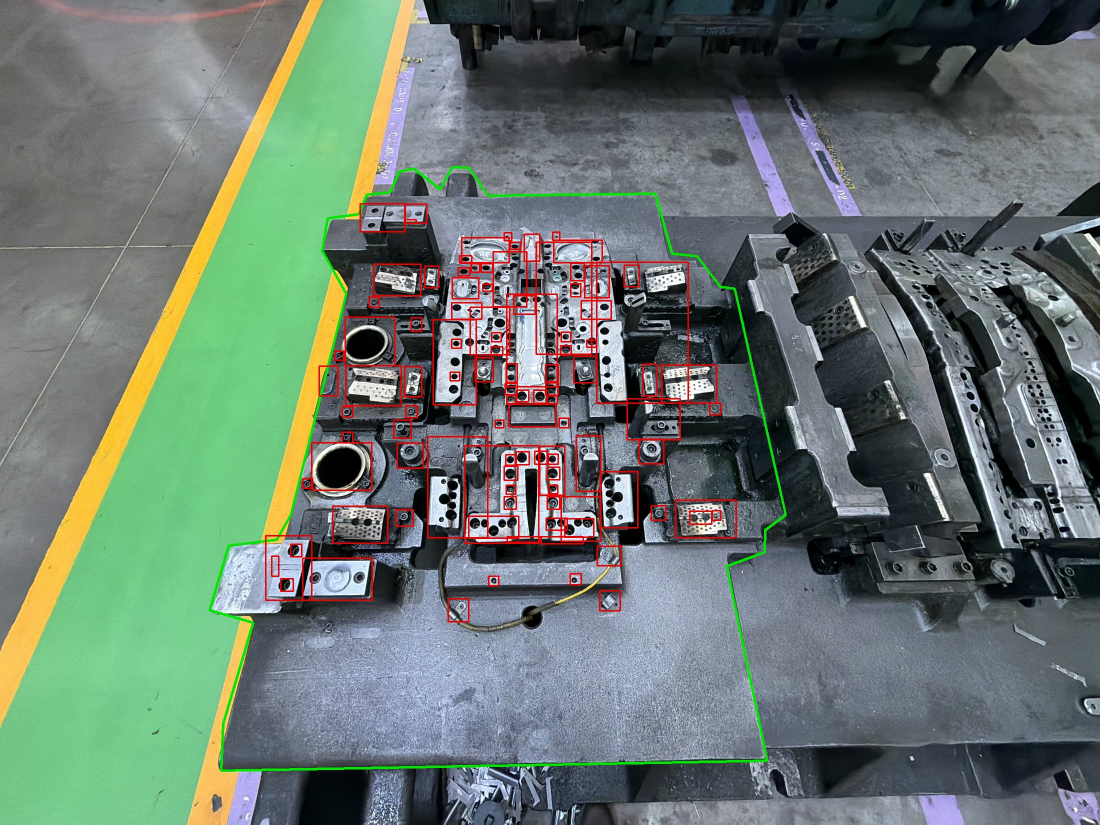
#> input picture anotated-example/IMG_2440_registration.check.jpg, 2200 x 1649 px (shown at 1/2 size)
$ python -i imageio.py   (imports and definitions only)
#> lines starting #> are read from the running program, lines starting #| are printed output that depends on the picture
#> further down, picture is the input picture: shape (1649, 2200, 3); mean B, G, R 110.8, 119.2, 105.5
"""Image loading helpers shared by the presence modules and offline scripts."""

from __future__ import annotations

from pathlib import Path

import cv2
import numpy as np


def read_image(path: str | Path, max_side: int | None = None) -> np.ndarray:
    """Read an image (JPEG/PNG/HEIC) as BGR, optionally capping the long side."""
    path = Path(path)
    img = cv2.imread(str(path), cv2.IMREAD_COLOR)
    if img is None:
        try:
            import pillow_heif
            from PIL import Image

            pillow_heif.register_heif_opener()
            with Image.open(path) as pil:
                img = cv2.cvtColor(np.array(pil.convert("RGB")), cv2.COLOR_RGB2BGR)
        except Exception as exc:  # noqa: BLE001
            raise ValueError(f"Could not read image: {path}") from exc
    if max_side is not None:
        img = cap_long_side(img, max_side)
    return img


def cap_long_side(img: np.ndarray, max_side: int) -> np.ndarray:
    h, w = img.shape[:2]
    s = max_side / max(h, w)
    if s >= 1.0:
        return img
    return cv2.resize(img, (int(round(w * s)), int(round(h * s))), interpolation=cv2.INTER_AREA)


def clahe_gray(gray: np.ndarray, clip: float = 3.0, tile: int = 8) -> np.ndarray:
    """Local-contrast normalized grayscale; stabilizes matching under lighting drift."""
    clahe = cv2.createCLAHE(clipLimit=clip, tileGridSize=(tile, tile))
    return clahe.apply(gray)


def clahe_bgr(bgr: np.ndarray, clip: float = 3.0, tile: int = 8) -> np.ndarray:
    """CLAHE on the L channel only, preserving color for embedding models."""
#> called with clip = 3, tile = 8
    lab = cv2.cvtColor(bgr, cv2.COLOR_BGR2LAB)
#> lab: shape (1649, 2200, 3); mean of channels 0, 1, 2 123.3, 122.7, 131
    clahe = cv2.createCLAHE(clipLimit=clip, tileGridSize=(tile, tile))
    lab[:, :, 0] = clahe.apply(lab[:, :, 0])
#> lab: shape (1649, 2200, 3); mean of channels 0, 1, 2 130.9, 122.7, 131
    return cv2.cvtColor(lab, cv2.COLOR_LAB2BGR)
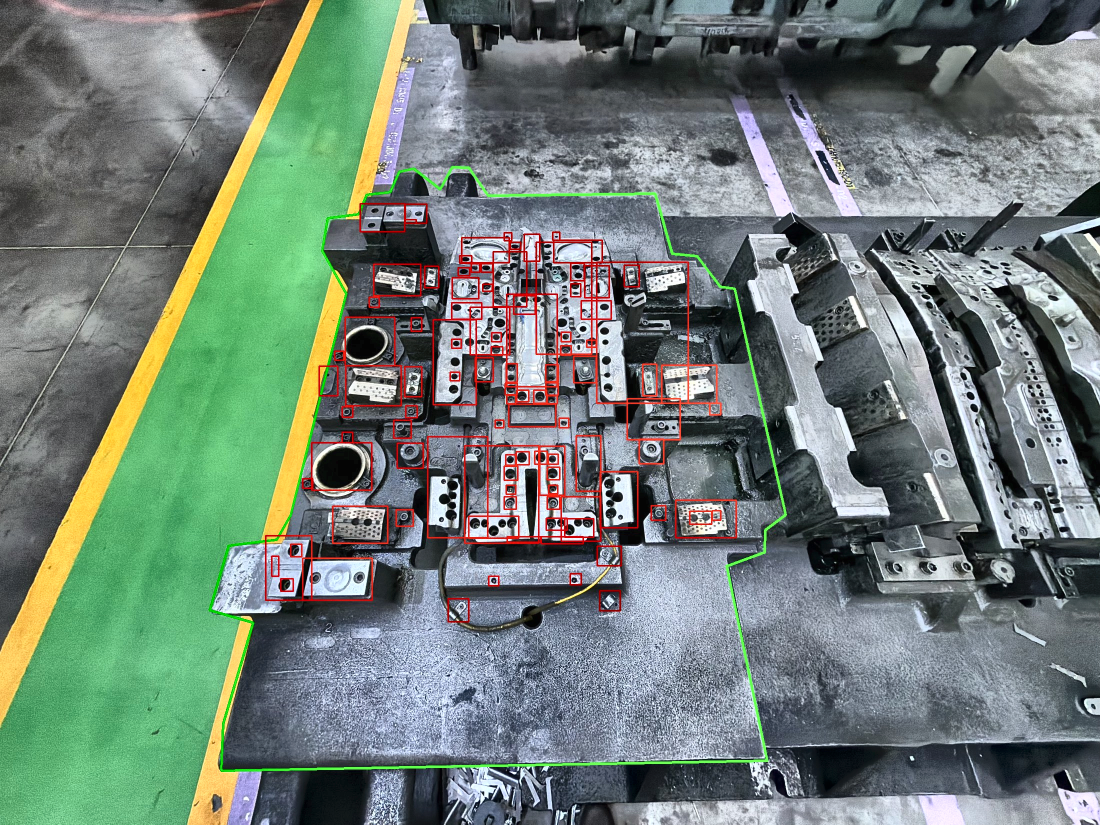
#> returned value: shape (1649, 2200, 3) (shown at 1/2 size); mean B, G, R 118.5, 126.9, 112.9

>>> import cv2
>>> picture = cv2.imread('../../anotated-example/IMG_2440_registration.check.jpg')
>>> result = clahe_bgr(picture)
